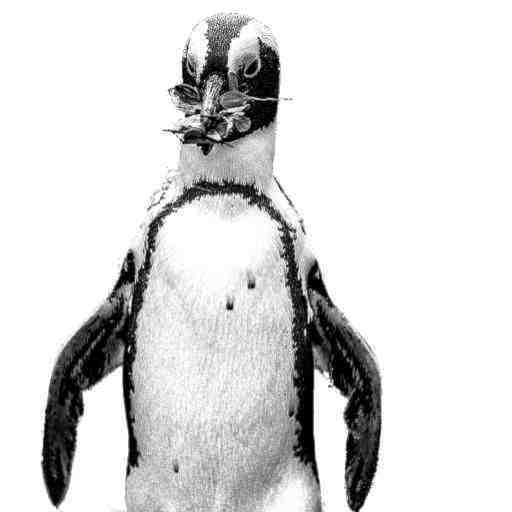
#> input picture toys/python/2d/images_as_values/images/pen.jpg, 512 x 512 px
$ python lab1.py
#> lines starting #> are read from the running program, lines starting #| are printed output that depends on the picture
import numpy as np
import matplotlib.pyplot as plt
from PIL import Image
from scipy.ndimage import gaussian_filter, zoom


# ============================================================
# Load Image
# ============================================================

im = Image.open("../images/pen.jpg").convert("L")
im = np.array(im, dtype=np.float32)
#> im: shape (512, 512) float32


plt.figure(figsize=(6, 6))
plt.imshow(im, cmap="gray")
plt.axis("off")
plt.title("Original Image")


# ============================================================
# Laplacian Pyramid Functions
# ============================================================

def buildpyr(im, levels):

#> called with levels = 4
    pyr = []
    current = im

    for i in range(levels - 1):

        # Low-pass filter
        smooth = gaussian_filter(current, sigma=1)

        # Downsample
        small = smooth[::2, ::2]

        # Expand back to current size
        expanded = zoom(small, 2, order=1)

        expanded = expanded[:current.shape[0],
                            :current.shape[1]]

        # Laplacian detail layer
        lap = current - expanded

        pyr.append(lap)

        current = small
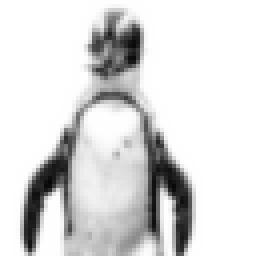
#> current: shape (64, 64) float32 (shown 4 times larger); min 6.03, max 255, mean 218.9
#> after the loop, pyr = 3 items

    # Add top Gaussian level
    pyr.append(current)

    # Top of pyramid first
    pyr.reverse()

    return pyr


def showpyr(pyr, title="Pyramid"):

    plt.figure(figsize=(16, 4))

    for i, level in enumerate(pyr):

        h, w = level.shape

        plt.subplot(1, len(pyr), i + 1)

        plt.imshow(level, cmap="gray")
        plt.axis("off")

        plt.title(
            f"{w}x{h}\nLevel {i}"
        )

    plt.suptitle(title)


def reconpyr(pyr):

    image = pyr[0]

    for level in pyr[1:]:

        expanded = zoom(
            image,
            2,
            order=1
        )

        expanded = expanded[:level.shape[0],
                            :level.shape[1]]

        image = expanded + level

    return image


# ============================================================
# Build and Display Pyramid
# ============================================================

pyr = buildpyr(im, 4)
#> pyr = 4 items

showpyr(
    pyr,
    "4-Level Laplacian Pyramid"
)
#> the loop in showpyr, `for i, level in enumerate(pyr): ` made 4 passes
#> (h, w) on passes 1 to 4: (64, 64), (128, 128), (256, 256), (512, 512)


# ============================================================
# Reconstruction
# ============================================================

imh = reconpyr(pyr)
#> the loop in reconpyr, `for level in pyr[1:]: ` made 3 passes


plt.figure(figsize=(6, 6))
plt.imshow(imh, cmap="gray")
plt.axis("off")
plt.title("Reconstructed Image")


# ============================================================
# Window Pyramid
# ============================================================

def windowpyr(pyr, radius=16):

#> called with radius = 16
    pyrw = []

    for level in pyr:

        h, w = level.shape

        y, x = np.mgrid[
            0:h,
            0:w
        ]

        cx = w / 2
        cy = h / 2

        distance = np.sqrt(
            (x - cx)**2 +
            (y - cy)**2
        )

        # Gaussian window
        window = np.exp(
            -(distance**2) /
            (2 * radius**2)
        )

        pyrw.append(
            level * window
        )
#> this loop made 4 passes
#> (h, w, cx, cy) on passes 1 to 4: (64, 64, 32, 32), (128, 128, 64, 64), (256, 256, 128, 128), (512, 512, 256, 256)
#> pass 1, in windowpyr, `y, x = np.mgrid[ 0:h, 0:w ]`:
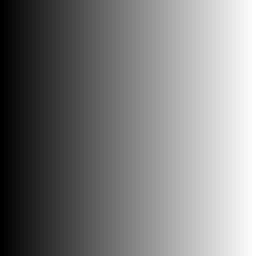
#> x: shape (64, 64) int64 (shown 4 times larger); min 0, max 63, mean 31.5; drawn with min black and max white
#> after the loop, pyrw = 4 items

    return pyrw


# ============================================================
# Default Retina Simulation (32 pixel window)
# ============================================================

pyrw = windowpyr(
    pyr,
    radius=16
)
#> pyrw = 4 items

showpyr(
    pyrw,
    "Windowed Pyramid (Radius = 16)"
)
#> the loop in showpyr (call 2), `for i, level in enumerate(pyr): ` made 4 passes


imh_window = reconpyr(pyrw)
#> the loop in reconpyr (call 2), `for level in pyr[1:]: ` made 3 passes
#> after the loop in reconpyr (call 2), `for level in pyr[1:]:`:
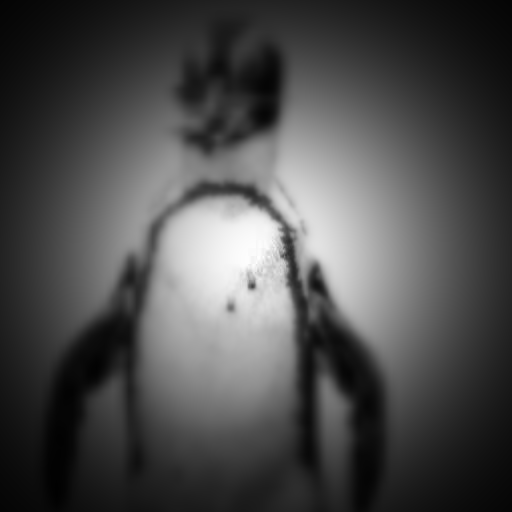
#> image: shape (512, 512) float64; min 1.4, max 254.7, mean 76.1


plt.figure(figsize=(6, 6))
plt.imshow(
    imh_window,
    cmap="gray"
)

plt.axis("off")
plt.title(
    "Windowed Reconstruction"
)


# ============================================================
# Parvocellular Simulation
# D = 0.01r
# Window diameter = 200
# Radius = 100
# ============================================================

pyr_parvo = windowpyr(
    pyr,
    radius=100
)
#> the loop in windowpyr (call 2), `for level in pyr: ` made 4 passes
#> pyr_parvo = 4 items


showpyr(
    pyr_parvo,
    "Parvocellular Windowed Pyramid"
)


imh_parvo = reconpyr(
    pyr_parvo
)
#> the loop in reconpyr (call 3), `for level in pyr[1:]: ` made 3 passes
#> after the loop in reconpyr (call 3), `for level in pyr[1:]:`:
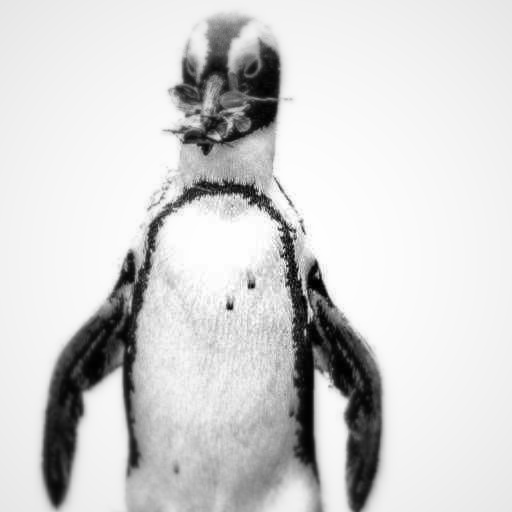
#> image: shape (512, 512) float64; min 0.837, max 255, mean 211


plt.figure(figsize=(6, 6))

plt.imshow(
    imh_parvo,
    cmap="gray"
)

plt.axis("off")

plt.title(
    "Parvocellular Lattice"
)


# ============================================================
# Magnocellular Simulation
# Larger dendritic fields
# Window diameter = 100
# Radius = 50
# ============================================================

pyr_magno = windowpyr(
    pyr,
    radius=50
)
#> the loop in windowpyr (call 3), `for level in pyr: ` made 4 passes
#> pass 1, in windowpyr (call 3), `window = np.exp( -(distance**2) / (2 * radius**2) )`:
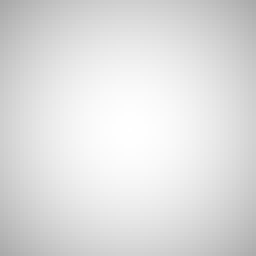
#> window: shape (64, 64) float64 (shown 4 times larger); min 0.664, max 1, mean 0.876
#> pass 3, in windowpyr (call 3), `y, x = np.mgrid[ 0:h, 0:w ]`:
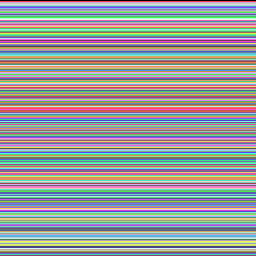
#> y: shape (256, 256) int64; 256 distinct labels, from 0 to 255; one colour per label, 0 black
#> pyr_magno = 4 items


showpyr(
    pyr_magno,
    "Magnocellular Windowed Pyramid"
)


imh_magno = reconpyr(
    pyr_magno
)


plt.figure(figsize=(6, 6))

plt.imshow(
    imh_magno,
    cmap="gray"
)

plt.axis("off")

plt.title(
    "Magnocellular Lattice"
)


plt.show()
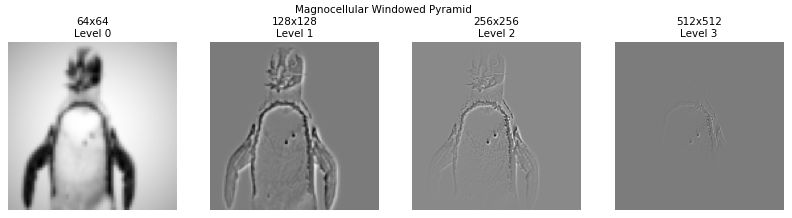
#> figure drawn by matplotlib, 4 panels

$ run again, with toys/python/2d/images_as_values/images/shoes.jpg copied over toys/python/2d/images_as_values/images/pen.jpg
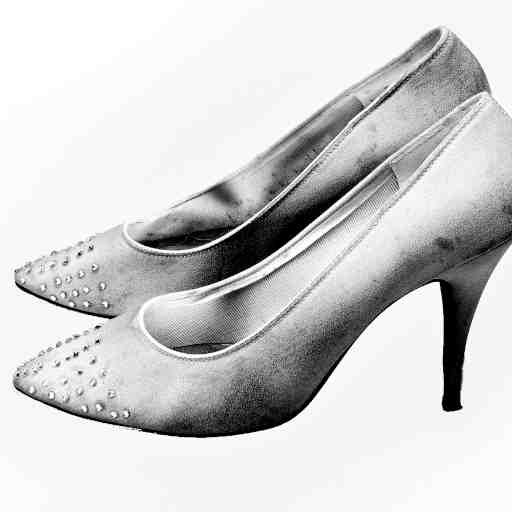
#> input picture toys/python/2d/images_as_values/images/shoes.jpg, 512 x 512 px
#> after the loop in buildpyr, `for i in range(levels - 1):`:
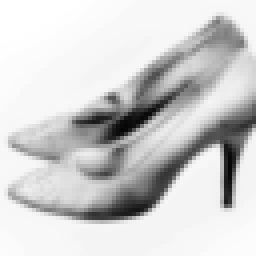
#> current: shape (64, 64) float32 (shown 4 times larger); min 6.29, max 255, mean 207.5
#> after the loop in buildpyr, `for i in range(levels - 1):`: pyr = 3 items
#> `pyr = buildpyr(im, 4)`: pyr = 4 items
#> the loop in showpyr, `for i, level in enumerate(pyr): ` made 4 passes
#> (h, w) on passes 1 to 4: (64, 64), (128, 128), (256, 256), (512, 512)
#> the loop in reconpyr, `for level in pyr[1:]: ` made 3 passes
#> the loop in windowpyr, `for level in pyr: ` made 4 passes
#> (h, w, cx, cy) on passes 1 to 4: (64, 64, 32, 32), (128, 128, 64, 64), (256, 256, 128, 128), (512, 512, 256, 256)
#> the loop in showpyr (call 2), `for i, level in enumerate(pyr): ` made 4 passes
#> the loop in reconpyr (call 2), `for level in pyr[1:]: ` made 3 passes
#> the loop in windowpyr (call 2), `for level in pyr: ` made 4 passes
#> `plt.show()`:
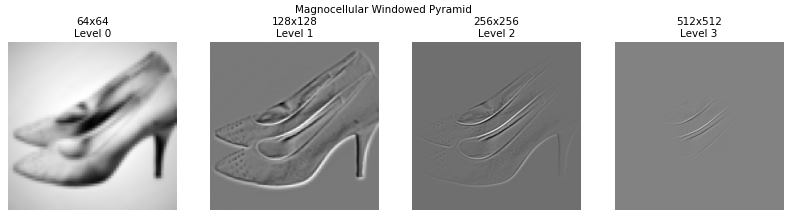
#> figure drawn by matplotlib, 4 panels
